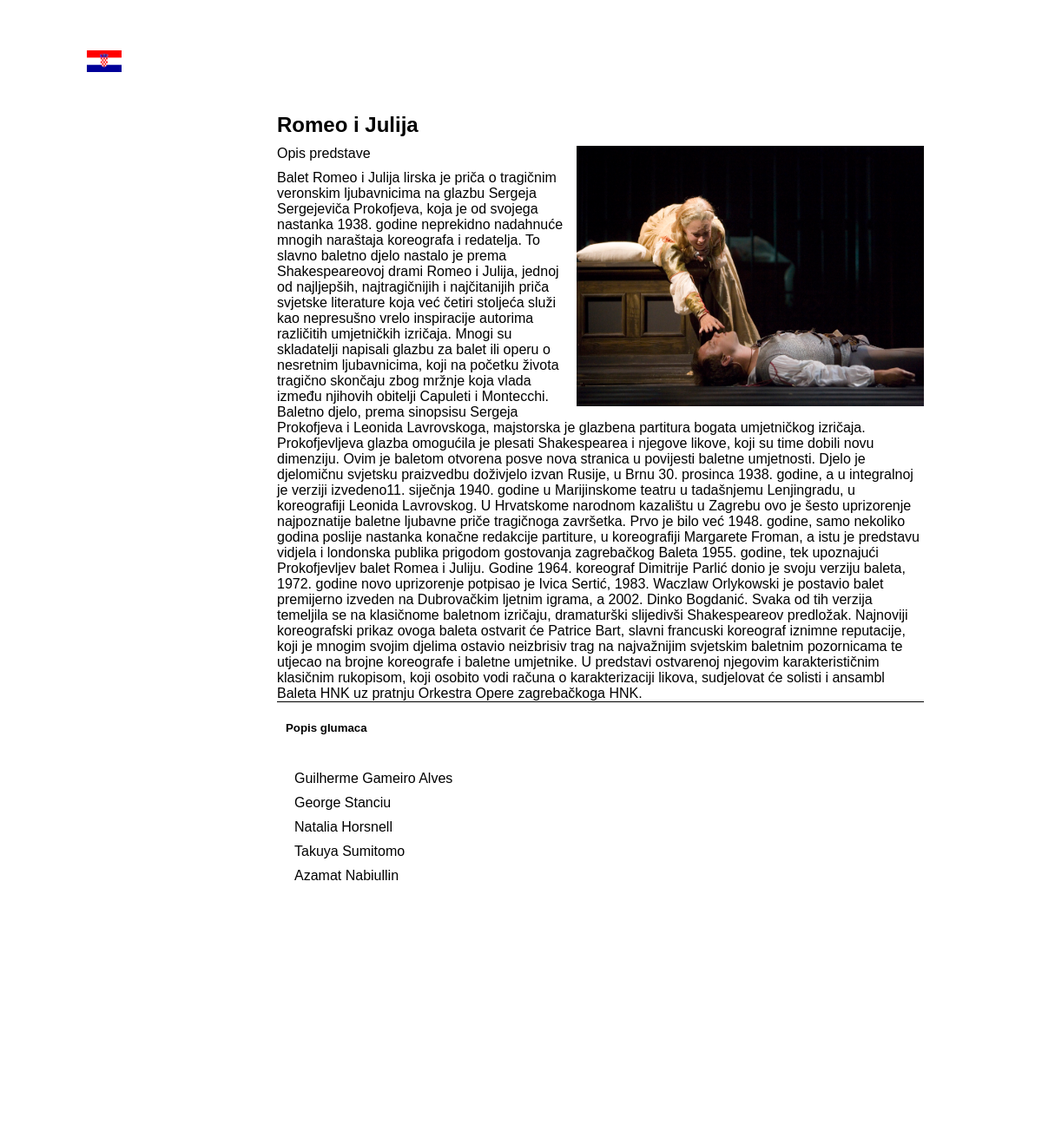
The app's page /eng_sites/predstava_en.php?pid=3 with its own data.
### tables this page shows
CREATE TABLE `Predstave` (
  `PID` int(11) NOT NULL AUTO_INCREMENT,
  `Naziv` varchar(45) DEFAULT NULL,
  `Slika` varchar(45) DEFAULT NULL,
  `Redatelj` int(11) DEFAULT NULL,
  `Opis` varchar(3000) DEFAULT NULL,
  PRIMARY KEY (`PID`),
  UNIQUE KEY `PID_UNIQUE` (`PID`),
  KEY `Redatelj_idx` (`Redatelj`),
  CONSTRAINT `Redatelj` FOREIGN KEY (`Redatelj`) REFERENCES `Redatelj` (`RID`) ON DELETE NO ACTION ON UPDATE NO ACTION
);

CREATE TABLE `Glumci` (
  `GID` int(11) NOT NULL AUTO_INCREMENT,
  `Ime` varchar(45) NOT NULL,
  `Prezime` varchar(45) NOT NULL,
  `DOB` datetime DEFAULT NULL,
  PRIMARY KEY (`GID`),
  UNIQUE KEY `GID_UNIQUE` (`GID`)
);

### eng_sites/predstava_en.php (called while the page is built, shortened)
<?php
include('master_en.php');
?>

### eng_sites/predstava_content_en.php (the view, shortened to what this page needs)
<?php
$servername = "localhost";
$username = "root";
$password = "root";
$db = "kazaliste";
$conn = new mysqli($servername, $username, $password,$db);
$conn->set_charset("utf8");
$sql = "SELECT * FROM Predstave WHERE PID=" . $_GET['pid'];
$result = $conn->query($sql);
if ($result->num_rows > 0)
{
	while($row = $result->fetch_assoc())
	{
		echo '<section id="' . $cnt . '">
		<h2> ' . $row["Naziv"] . ' </h2>
		<img class="predstava_img" src="../img/' . $row["Slika"] . '" width="400" height="300">
		<p> Opis predstave </p>
		<p class="opis"> ' . $row["Opis"] . '</p>
		<h5> Popis glumaca </h5>
		<div class="popis_glumaca"> ';
		$sql2 = "SELECT Glumci.ime,Glumci.prezime FROM Glumci INNER JOIN Glumci_Predstave ON Glumci.GID=Glumci_Predstave.GID WHERE Glumci_Predstave.PID=" . $_GET['pid'];
		$result2 = $conn->query($sql2);
		if ($result2->num_rows > 0)
		{
			while($row2 = $result2->fetch_assoc())
			{
				echo '
				      <p>' . $row2["ime"] . ' ' . $row2["prezime"] . '</p>';
			}
		}
		else
		{
		echo '0 rezultata' ;
		}
		echo '</div>
		      </section>';
	}
}
else
{
	echo '0 results';
}
?>

### style.css (style rules this page uses)
html,body { margin:0; padding:0; height:100%; font-family:Arial; }
body { background-image: url('img/background.jpg'); background-size: 100%; }
#content section { background-color:white; }
#content section p,h2 { margin:10px 10px 10px 10px; }
.predstava_img { float:right; margin:0 10px 10px 10px; }
.opis { border-bottom:solid black 1px; }
.popis_glumaca { padding:10px 20px 20px 20px; }
section h5 { padding:0 20px 0 20px; }

### records on screen
predstave: Naziv "Romeo i Julija", Slika (picture), Opis "Balet Romeo i Julija lirska je priča o tragičnim veronskim ljubavnicima na glazbu Sergeja Sergejeviča Prokofjeva, koja je od svojega nastanka 1938. godine neprekidno nadahnuće mnogih naraštaja koreografa i redatelja. To slavno baletno djelo nastalo je prema Shakespeareovoj drami Romeo i Julija, jednoj od najljepših, najtragičnijih i najčitanijih priča svjetske literature koja već četiri stoljeća služi kao nepresušno vrelo inspiracije autorima različitih umjetničkih izričaja. Mnogi su skladatelji napisali glazbu za balet ili operu o nesretnim ljubavnicima, koji na početku života tragično skončaju zbog mržnje koja vlada između njihovih obitelji Capuleti i Montecchi. Baletno djelo, prema…"
glumci: Ime "Guilherme", Prezime "Gameiro Alves"
glumci: Ime "George", Prezime "Stanciu"
glumci: Ime "Natalia", Prezime "Horsnell"
glumci: Ime "Takuya", Prezime "Sumitomo"
glumci: Ime "Azamat", Prezime "Nabiullin"
